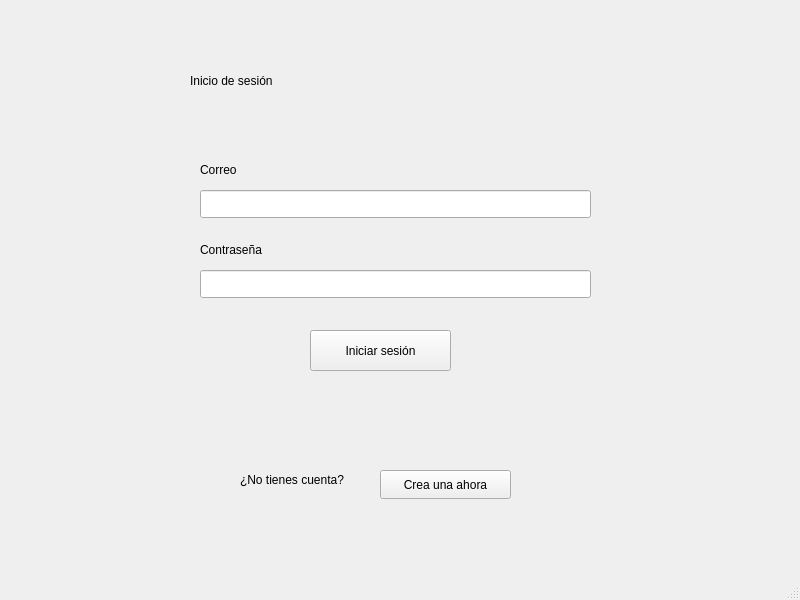
<?xml version="1.0" encoding="UTF-8"?>
<ui version="4.0">
 <class>LoginWindow</class>
 <widget class="QMainWindow" name="LoginWindow">
  <property name="geometry">
   <rect>
    <x>0</x>
    <y>0</y>
    <width>800</width>
    <height>600</height>
   </rect>
  </property>
  <property name="windowTitle">
   <string>MainWindow</string>
  </property>
  <widget class="QWidget" name="centralwidget">
   <widget class="QLabel" name="label">
    <property name="geometry">
     <rect>
      <x>190</x>
      <y>-10</y>
      <width>411</width>
      <height>181</height>
     </rect>
    </property>
    <property name="styleSheet">
     <string notr="true">font: 36pt &quot;Segoe UI&quot;;</string>
    </property>
    <property name="text">
     <string>Inicio de sesión</string>
    </property>
   </widget>
   <widget class="QLabel" name="label_2">
    <property name="geometry">
     <rect>
      <x>200</x>
      <y>160</y>
      <width>63</width>
      <height>20</height>
     </rect>
    </property>
    <property name="text">
     <string>Correo</string>
    </property>
   </widget>
   <widget class="QLineEdit" name="correo">
    <property name="geometry">
     <rect>
      <x>200</x>
      <y>190</y>
      <width>391</width>
      <height>28</height>
     </rect>
    </property>
   </widget>
   <widget class="QLabel" name="label_3">
    <property name="geometry">
     <rect>
      <x>200</x>
      <y>240</y>
      <width>211</width>
      <height>20</height>
     </rect>
    </property>
    <property name="text">
     <string>Contraseña</string>
    </property>
   </widget>
   <widget class="QLineEdit" name="password">
    <property name="geometry">
     <rect>
      <x>200</x>
      <y>270</y>
      <width>391</width>
      <height>28</height>
     </rect>
    </property>
    <property name="echoMode">
     <enum>QLineEdit::Password</enum>
    </property>
   </widget>
   <widget class="QPushButton" name="inicio_sesion">
    <property name="geometry">
     <rect>
      <x>310</x>
      <y>330</y>
      <width>141</width>
      <height>41</height>
     </rect>
    </property>
    <property name="text">
     <string>Iniciar sesión</string>
    </property>
   </widget>
   <widget class="QLabel" name="label_4">
    <property name="geometry">
     <rect>
      <x>240</x>
      <y>470</y>
      <width>131</width>
      <height>20</height>
     </rect>
    </property>
    <property name="text">
     <string>¿No tienes cuenta?</string>
    </property>
   </widget>
   <widget class="QPushButton" name="registro">
    <property name="geometry">
     <rect>
      <x>380</x>
      <y>470</y>
      <width>131</width>
      <height>29</height>
     </rect>
    </property>
    <property name="text">
     <string>Crea una ahora</string>
    </property>
   </widget>
   <widget class="QLabel" name="error">
    <property name="geometry">
     <rect>
      <x>280</x>
      <y>400</y>
      <width>221</width>
      <height>20</height>
     </rect>
    </property>
    <property name="styleSheet">
     <string notr="true">color: rgb(255, 0, 0)</string>
    </property>
    <property name="text">
     <string/>
    </property>
   </widget>
   <widget class="QLabel" name="cargando">
    <property name="geometry">
     <rect>
      <x>350</x>
      <y>390</y>
      <width>50</width>
      <height>50</height>
     </rect>
    </property>
    <property name="text">
     <string/>
    </property>
   </widget>
  </widget>
  <widget class="QMenuBar" name="menubar">
   <property name="geometry">
    <rect>
     <x>0</x>
     <y>0</y>
     <width>800</width>
     <height>25</height>
    </rect>
   </property>
  </widget>
  <widget class="QStatusBar" name="statusbar"/>
 </widget>
 <resources/>
 <connections/>
</ui>
